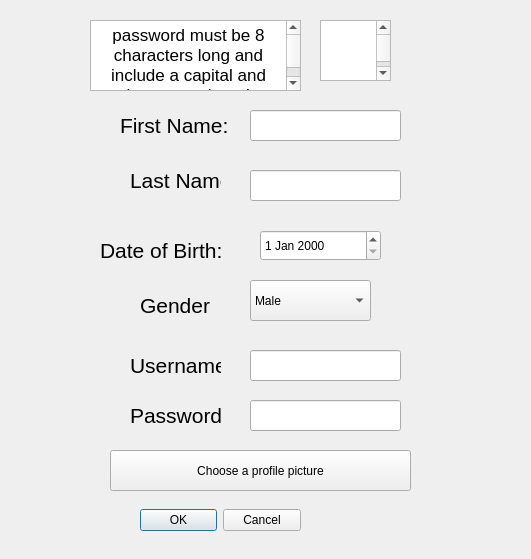
<?xml version="1.0" encoding="UTF-8"?>
<ui version="4.0">
 <class>signup</class>
 <widget class="QDialog" name="signup">
  <property name="geometry">
   <rect>
    <x>0</x>
    <y>0</y>
    <width>531</width>
    <height>559</height>
   </rect>
  </property>
  <property name="windowTitle">
   <string>Dialog</string>
  </property>
  <widget class="QDialogButtonBox" name="OKButton">
   <property name="geometry">
    <rect>
     <x>140</x>
     <y>500</y>
     <width>161</width>
     <height>41</height>
    </rect>
   </property>
   <property name="orientation">
    <enum>Qt::Horizontal</enum>
   </property>
   <property name="standardButtons">
    <set>QDialogButtonBox::Cancel|QDialogButtonBox::Ok</set>
   </property>
  </widget>
  <widget class="QLabel" name="label">
   <property name="geometry">
    <rect>
     <x>120</x>
     <y>110</y>
     <width>111</width>
     <height>31</height>
    </rect>
   </property>
   <property name="font">
    <font>
     <pointsize>16</pointsize>
    </font>
   </property>
   <property name="text">
    <string>First Name:</string>
   </property>
  </widget>
  <widget class="QLabel" name="label_2">
   <property name="geometry">
    <rect>
     <x>130</x>
     <y>170</y>
     <width>91</width>
     <height>21</height>
    </rect>
   </property>
   <property name="font">
    <font>
     <pointsize>16</pointsize>
    </font>
   </property>
   <property name="text">
    <string>Last Name:</string>
   </property>
  </widget>
  <widget class="QLabel" name="label_3">
   <property name="geometry">
    <rect>
     <x>100</x>
     <y>230</y>
     <width>151</width>
     <height>41</height>
    </rect>
   </property>
   <property name="font">
    <font>
     <pointsize>16</pointsize>
    </font>
   </property>
   <property name="text">
    <string>Date of Birth:</string>
   </property>
  </widget>
  <widget class="QLineEdit" name="firstNameEntry">
   <property name="geometry">
    <rect>
     <x>250</x>
     <y>110</y>
     <width>151</width>
     <height>31</height>
    </rect>
   </property>
  </widget>
  <widget class="QLineEdit" name="lastNameEntry">
   <property name="geometry">
    <rect>
     <x>250</x>
     <y>170</y>
     <width>151</width>
     <height>31</height>
    </rect>
   </property>
  </widget>
  <widget class="QDateEdit" name="DOBEntry">
   <property name="geometry">
    <rect>
     <x>260</x>
     <y>230</y>
     <width>121</width>
     <height>31</height>
    </rect>
   </property>
  </widget>
  <widget class="QComboBox" name="genderBox">
   <property name="geometry">
    <rect>
     <x>250</x>
     <y>280</y>
     <width>121</width>
     <height>41</height>
    </rect>
   </property>
   <item>
    <property name="text">
     <string>Male</string>
    </property>
   </item>
   <item>
    <property name="text">
     <string>Female</string>
    </property>
   </item>
   <item>
    <property name="text">
     <string>Non-Binary</string>
    </property>
   </item>
   <item>
    <property name="text">
     <string>Other</string>
    </property>
   </item>
   <item>
    <property name="text">
     <string>Prefer not to say</string>
    </property>
   </item>
  </widget>
  <widget class="QLabel" name="label_4">
   <property name="geometry">
    <rect>
     <x>140</x>
     <y>290</y>
     <width>71</width>
     <height>31</height>
    </rect>
   </property>
   <property name="font">
    <font>
     <pointsize>16</pointsize>
    </font>
   </property>
   <property name="text">
    <string>Gender:</string>
   </property>
  </widget>
  <widget class="QLabel" name="label_6">
   <property name="geometry">
    <rect>
     <x>130</x>
     <y>350</y>
     <width>91</width>
     <height>31</height>
    </rect>
   </property>
   <property name="font">
    <font>
     <pointsize>16</pointsize>
    </font>
   </property>
   <property name="text">
    <string>Username:</string>
   </property>
  </widget>
  <widget class="QLabel" name="label_7">
   <property name="geometry">
    <rect>
     <x>130</x>
     <y>400</y>
     <width>91</width>
     <height>31</height>
    </rect>
   </property>
   <property name="font">
    <font>
     <pointsize>16</pointsize>
    </font>
   </property>
   <property name="text">
    <string>Password:</string>
   </property>
  </widget>
  <widget class="QLineEdit" name="usernameEntrySignup">
   <property name="geometry">
    <rect>
     <x>250</x>
     <y>350</y>
     <width>151</width>
     <height>31</height>
    </rect>
   </property>
   <property name="font">
    <font>
     <pointsize>16</pointsize>
    </font>
   </property>
  </widget>
  <widget class="QLineEdit" name="passwordEntrySignup">
   <property name="geometry">
    <rect>
     <x>250</x>
     <y>400</y>
     <width>151</width>
     <height>31</height>
    </rect>
   </property>
   <property name="echoMode">
    <enum>QLineEdit::Password</enum>
   </property>
  </widget>
  <widget class="QTextBrowser" name="textBrowser">
   <property name="geometry">
    <rect>
     <x>90</x>
     <y>20</y>
     <width>211</width>
     <height>71</height>
    </rect>
   </property>
   <property name="html">
    <string>&lt;!DOCTYPE HTML PUBLIC &quot;-//W3C//DTD HTML 4.0//EN&quot; &quot;http://www.w3.org/TR/REC-html40/strict.dtd&quot;&gt;
&lt;html&gt;&lt;head&gt;&lt;meta name=&quot;qrichtext&quot; content=&quot;1&quot; /&gt;&lt;meta charset=&quot;utf-8&quot; /&gt;&lt;style type=&quot;text/css&quot;&gt;
p, li { white-space: pre-wrap; }
hr { height: 1px; border-width: 0; }
li.unchecked::marker { content: &quot;\2610&quot;; }
li.checked::marker { content: &quot;\2612&quot;; }
&lt;/style&gt;&lt;/head&gt;&lt;body style=&quot; font-family:'.AppleSystemUIFont'; font-size:13pt; font-weight:400; font-style:normal;&quot;&gt;
&lt;p align=&quot;center&quot; style=&quot; margin-top:0px; margin-bottom:0px; margin-left:0px; margin-right:0px; -qt-block-indent:0; text-indent:0px;&quot;&gt;password must be 8 characters long and include a capital and lowercase letter!&lt;/p&gt;&lt;/body&gt;&lt;/html&gt;</string>
   </property>
  </widget>
  <widget class="QTextEdit" name="textEdit">
   <property name="geometry">
    <rect>
     <x>320</x>
     <y>20</y>
     <width>71</width>
     <height>61</height>
    </rect>
   </property>
   <property name="html">
    <string>&lt;!DOCTYPE HTML PUBLIC &quot;-//W3C//DTD HTML 4.0//EN&quot; &quot;http://www.w3.org/TR/REC-html40/strict.dtd&quot;&gt;
&lt;html&gt;&lt;head&gt;&lt;meta name=&quot;qrichtext&quot; content=&quot;1&quot; /&gt;&lt;meta charset=&quot;utf-8&quot; /&gt;&lt;style type=&quot;text/css&quot;&gt;
p, li { white-space: pre-wrap; }
hr { height: 1px; border-width: 0; }
li.unchecked::marker { content: &quot;\2610&quot;; }
li.checked::marker { content: &quot;\2612&quot;; }
&lt;/style&gt;&lt;/head&gt;&lt;body style=&quot; font-family:'.AppleSystemUIFont'; font-size:13pt; font-weight:400; font-style:normal;&quot;&gt;
&lt;p align=&quot;center&quot; style=&quot; margin-top:0px; margin-bottom:0px; margin-left:0px; margin-right:0px; -qt-block-indent:0; text-indent:0px;&quot;&gt;&lt;span style=&quot; color:#ffffff;&quot;&gt;username must be unique!&lt;/span&gt;&lt;/p&gt;&lt;/body&gt;&lt;/html&gt;</string>
   </property>
  </widget>
  <widget class="QPushButton" name="pushButton">
   <property name="geometry">
    <rect>
     <x>110</x>
     <y>450</y>
     <width>301</width>
     <height>41</height>
    </rect>
   </property>
   <property name="text">
    <string>Choose a profile picture</string>
   </property>
  </widget>
 </widget>
 <resources/>
 <connections>
  <connection>
   <sender>OKButton</sender>
   <signal>accepted()</signal>
   <receiver>signup</receiver>
   <slot>accept()</slot>
   <hints>
    <hint type="sourcelabel">
     <x>248</x>
     <y>254</y>
    </hint>
    <hint type="destinationlabel">
     <x>157</x>
     <y>274</y>
    </hint>
   </hints>
  </connection>
  <connection>
   <sender>OKButton</sender>
   <signal>rejected()</signal>
   <receiver>signup</receiver>
   <slot>reject()</slot>
   <hints>
    <hint type="sourcelabel">
     <x>316</x>
     <y>260</y>
    </hint>
    <hint type="destinationlabel">
     <x>286</x>
     <y>274</y>
    </hint>
   </hints>
  </connection>
 </connections>
</ui>
